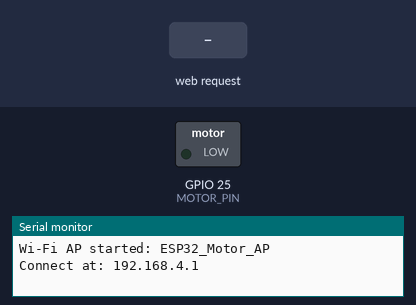
The sketch below on a simulated ESP32. On the bench: switched loads named in the sketch (green lamp = pin HIGH), the last lines printed to the serial monitor. The test bench sets the inputs (shaded band).

Above: at 1.2 s.
1.3 s: HTTP request GET /speed?value=1 received
At 1.7 s:
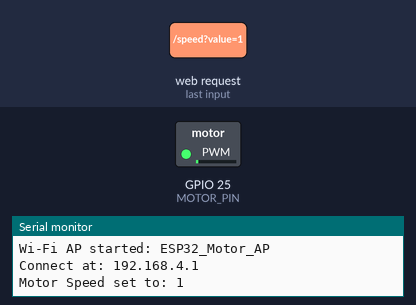
2.8 s: HTTP request GET /speed?value=120 received
At 4.0 s:
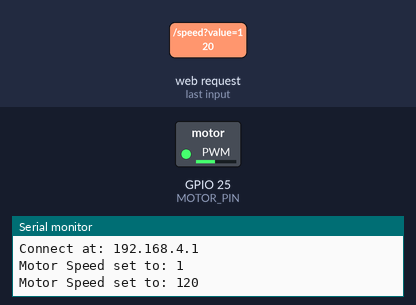
Timing chart, 0 to 5.8 s (numbered marks = the images above; inputs shaded):
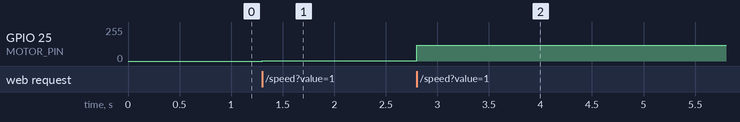

Measured:
- after the input at 1.3 s, GPIO 25 (MOTOR_PIN): 0/255 → 1/255 at once
- after the input at 2.8 s, GPIO 25 (MOTOR_PIN): 1/255 → 120/255 at once

The sketch:

wifi_controlled_test_code_with_esp.ino
```cpp
#include <WiFi.h>
#include <WebServer.h>

// ---------- Wi-Fi Setup ----------
const char* ssid = "ESP32_Motor_AP";
const char* password = "12345678";

// ---------- Motor Setup ----------
#define MOTOR_PIN 25   // ESP32 DAC pin (25 or 26)
int motorSpeed = 0;    // 0-255

// ---------- Web Server ----------
WebServer server(80);

// ---------- HTML Page ----------
const char htmlPage[] PROGMEM = R"rawliteral(
<!DOCTYPE html>
<html>
<head>
  <title>ESP32 Motor Speed Control</title>
  <meta name="viewport" content="width=device-width, initial-scale=1.0">
  <style>
    body { text-align:center; font-family:Arial; background:#f0f0f0; color:#333; }
    h1 { color:#2b2b2b; }
    input[type=range] { width:80%; height:25px; margin:20px; }
    p { font-size:20px; }
  </style>
</head>
<body>
  <h1>ESP32 Motor Speed Control</h1>
  <p>Speed: <span id="speedValue">0</span></p>
  <input type="range" min="0" max="255" value="0" id="speedSlider" oninput="updateSpeed(this.value)">
  <script>
    function updateSpeed(val) {
      document.getElementById('speedValue').innerText = val;
      fetch('/speed?value=' + val);
    }
  </script>
</body>
</html>
)rawliteral";

// ---------- Web Handlers ----------
void handleRoot() {
  server.send_P(200, "text/html", htmlPage);
}

void handleSpeed() {
  if (server.hasArg("value")) {
    motorSpeed = server.arg("value").toInt();
    dacWrite(MOTOR_PIN, motorSpeed);  // DAC PWM alternative
    Serial.print("Motor Speed set to: ");
    Serial.println(motorSpeed);
    server.send(200, "text/plain", "Speed set to " + String(motorSpeed));
  } else {
    server.send(400, "text/plain", "Missing value parameter");
  }
}

// ---------- Setup ----------
void setup() {
  Serial.begin(115200);

  // Start DAC at 0
  dacWrite(MOTOR_PIN, 0);

  // Start Wi-Fi AP
  WiFi.softAP(ssid, password);
  Serial.print("Wi-Fi AP started: ");
  Serial.println(ssid);
  Serial.print("Connect at: ");
  Serial.println(WiFi.softAPIP());

  // Web server
  server.on("/", handleRoot);
  server.on("/speed", handleSpeed);
  server.begin();
}

// ---------- Loop ----------
void loop() {
  server.handleClient();
}
```
